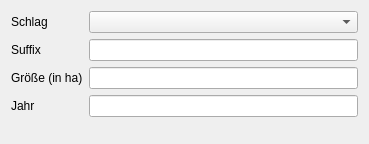
<?xml version="1.0" encoding="UTF-8"?>
<ui version="4.0">
 <class>Form</class>
 <widget class="QWidget" name="Form">
  <property name="geometry">
   <rect>
    <x>0</x>
    <y>0</y>
    <width>369</width>
    <height>144</height>
   </rect>
  </property>
  <property name="windowTitle">
   <string>Form</string>
  </property>
  <layout class="QVBoxLayout" name="verticalLayout">
   <item>
    <layout class="QFormLayout" name="formLayout">
     <item row="0" column="0">
      <widget class="QLabel" name="label">
       <property name="text">
        <string>Schlag</string>
       </property>
      </widget>
     </item>
     <item row="1" column="0">
      <widget class="QLabel" name="label_2">
       <property name="text">
        <string>Suffix</string>
       </property>
      </widget>
     </item>
     <item row="2" column="0">
      <widget class="QLabel" name="label_3">
       <property name="text">
        <string>Größe (in ha)</string>
       </property>
      </widget>
     </item>
     <item row="3" column="0">
      <widget class="QLabel" name="label_4">
       <property name="text">
        <string>Jahr</string>
       </property>
      </widget>
     </item>
     <item row="1" column="1">
      <widget class="QLineEdit" name="db_suffix"/>
     </item>
     <item row="2" column="1">
      <widget class="QLineEdit" name="db_size"/>
     </item>
     <item row="3" column="1">
      <widget class="QLineEdit" name="db_year"/>
     </item>
     <item row="0" column="1">
      <widget class="QComboBox" name="cb_plot_id"/>
     </item>
    </layout>
   </item>
  </layout>
 </widget>
 <resources/>
 <connections/>
</ui>
